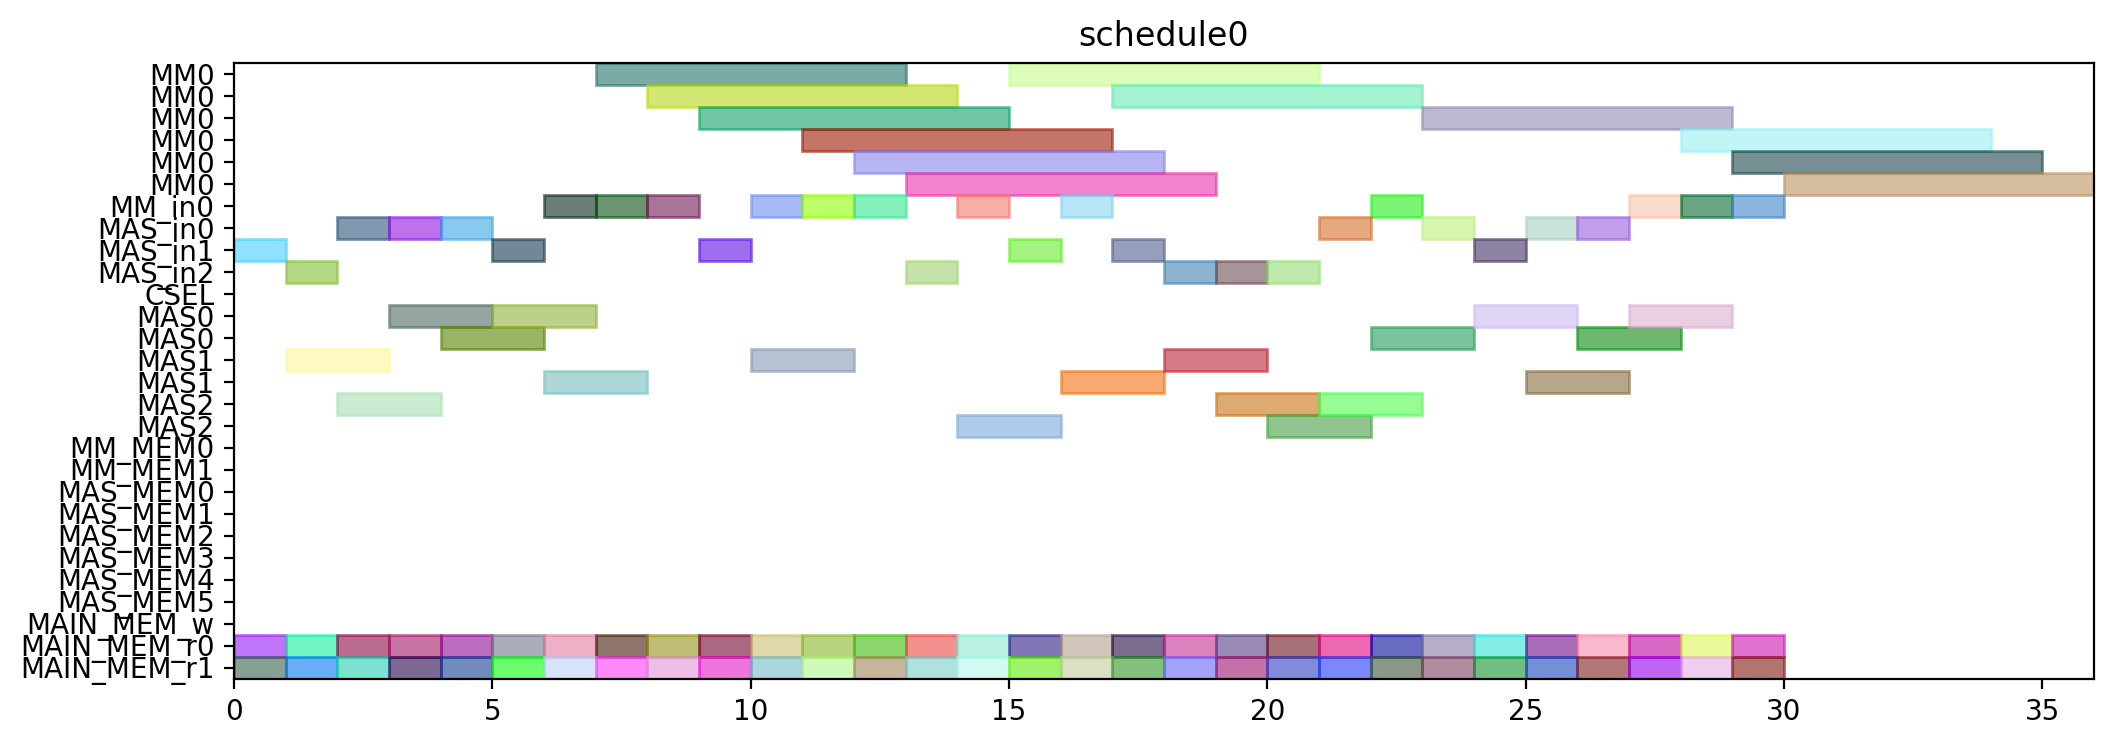

This figure's Python source:
from pyschedule import Scenario, solvers, plotters, alt


def solve():
	horizon = 120
	S = Scenario("schedule0", horizon=horizon)

	# resource
	MM = S.Resources('MM', num=1, size=6)
	MM_in = S.Resources('MM_in', num=1)
	MAS_in = S.Resources('MAS_in', num=3)
	CSEL = S.Resource('CSEL')
	MAS = S.Resources('MAS', num=3, size=2, periods=range(1, horizon))
	MM_MEM = S.Resources('MM_MEM', num=2)
	MAS_MEM = S.Resources('MAS_MEM', num=6)
	MAIN_MEM_w = S.Resource('MAIN_MEM_w', size=1)
	MAIN_MEM_r = S.Resources('MAIN_MEM_r', num=2)

	# result of previous scheduling

	# new tasks
	T1_t0 = S.Task('T1_t0', length=2, delay_cost=1)
	T1_t0 += alt(MAS)
	T1_t0_in = S.Task('T1_t0_in', length=1, delay_cost=1)
	T1_t0_in += alt(MAS_in)
	S += T1_t0_in*MAS_in[0]<=T1_t0*MAS[0]

	S += T1_t0_in*MAS_in[1]<=T1_t0*MAS[1]

	S += T1_t0_in*MAS_in[2]<=T1_t0*MAS[2]

	T1_t0_mem0 = S.Task('T1_t0_mem0', length=1, delay_cost=1)
	T1_t0_mem0 += MAIN_MEM_r[0]
	S += T1_t0_mem0 <= T1_t0

	T1_t0_mem1 = S.Task('T1_t0_mem1', length=1, delay_cost=1)
	T1_t0_mem1 += MAIN_MEM_r[1]
	S += T1_t0_mem1 <= T1_t0

	T1_t1 = S.Task('T1_t1', length=2, delay_cost=1)
	T1_t1 += alt(MAS)
	T1_t1_in = S.Task('T1_t1_in', length=1, delay_cost=1)
	T1_t1_in += alt(MAS_in)
	S += T1_t1_in*MAS_in[0]<=T1_t1*MAS[0]

	S += T1_t1_in*MAS_in[1]<=T1_t1*MAS[1]

	S += T1_t1_in*MAS_in[2]<=T1_t1*MAS[2]

	T1_t1_mem0 = S.Task('T1_t1_mem0', length=1, delay_cost=1)
	T1_t1_mem0 += MAIN_MEM_r[0]
	S += T1_t1_mem0 <= T1_t1

	T1_t1_mem1 = S.Task('T1_t1_mem1', length=1, delay_cost=1)
	T1_t1_mem1 += MAIN_MEM_r[1]
	S += T1_t1_mem1 <= T1_t1

	T1_t3 = S.Task('T1_t3', length=6, delay_cost=1)
	T1_t3 += alt(MM)
	T1_t3_in = S.Task('T1_t3_in', length=1, delay_cost=1)
	T1_t3_in += alt(MM_in)
	S += T1_t3_in*MM_in[0]<=T1_t3*MM[0]
	T1_t3_mem0 = S.Task('T1_t3_mem0', length=1, delay_cost=1)
	T1_t3_mem0 += MAIN_MEM_r[0]
	S += T1_t3_mem0 <= T1_t3

	T1_t3_mem1 = S.Task('T1_t3_mem1', length=1, delay_cost=1)
	T1_t3_mem1 += MAIN_MEM_r[1]
	S += T1_t3_mem1 <= T1_t3

	T2_t0 = S.Task('T2_t0', length=6, delay_cost=1)
	T2_t0 += alt(MM)
	T2_t0_in = S.Task('T2_t0_in', length=1, delay_cost=1)
	T2_t0_in += alt(MM_in)
	S += T2_t0_in*MM_in[0]<=T2_t0*MM[0]
	T2_t0_mem0 = S.Task('T2_t0_mem0', length=1, delay_cost=1)
	T2_t0_mem0 += MAIN_MEM_r[0]
	S += T2_t0_mem0 <= T2_t0

	T2_t0_mem1 = S.Task('T2_t0_mem1', length=1, delay_cost=1)
	T2_t0_mem1 += MAIN_MEM_r[1]
	S += T2_t0_mem1 <= T2_t0

	T2_t1 = S.Task('T2_t1', length=6, delay_cost=1)
	T2_t1 += alt(MM)
	T2_t1_in = S.Task('T2_t1_in', length=1, delay_cost=1)
	T2_t1_in += alt(MM_in)
	S += T2_t1_in*MM_in[0]<=T2_t1*MM[0]
	T2_t1_mem0 = S.Task('T2_t1_mem0', length=1, delay_cost=1)
	T2_t1_mem0 += MAIN_MEM_r[0]
	S += T2_t1_mem0 <= T2_t1

	T2_t1_mem1 = S.Task('T2_t1_mem1', length=1, delay_cost=1)
	T2_t1_mem1 += MAIN_MEM_r[1]
	S += T2_t1_mem1 <= T2_t1

	T2_t2 = S.Task('T2_t2', length=2, delay_cost=1)
	T2_t2 += alt(MAS)
	T2_t2_in = S.Task('T2_t2_in', length=1, delay_cost=1)
	T2_t2_in += alt(MAS_in)
	S += T2_t2_in*MAS_in[0]<=T2_t2*MAS[0]

	S += T2_t2_in*MAS_in[1]<=T2_t2*MAS[1]

	S += T2_t2_in*MAS_in[2]<=T2_t2*MAS[2]

	T2_t2_mem0 = S.Task('T2_t2_mem0', length=1, delay_cost=1)
	T2_t2_mem0 += MAIN_MEM_r[0]
	S += T2_t2_mem0 <= T2_t2

	T2_t2_mem1 = S.Task('T2_t2_mem1', length=1, delay_cost=1)
	T2_t2_mem1 += MAIN_MEM_r[1]
	S += T2_t2_mem1 <= T2_t2

	T2_t3 = S.Task('T2_t3', length=2, delay_cost=1)
	T2_t3 += alt(MAS)
	T2_t3_in = S.Task('T2_t3_in', length=1, delay_cost=1)
	T2_t3_in += alt(MAS_in)
	S += T2_t3_in*MAS_in[0]<=T2_t3*MAS[0]

	S += T2_t3_in*MAS_in[1]<=T2_t3*MAS[1]

	S += T2_t3_in*MAS_in[2]<=T2_t3*MAS[2]

	T2_t3_mem0 = S.Task('T2_t3_mem0', length=1, delay_cost=1)
	T2_t3_mem0 += MAIN_MEM_r[0]
	S += T2_t3_mem0 <= T2_t3

	T2_t3_mem1 = S.Task('T2_t3_mem1', length=1, delay_cost=1)
	T2_t3_mem1 += MAIN_MEM_r[1]
	S += T2_t3_mem1 <= T2_t3

	T3_t0 = S.Task('T3_t0', length=6, delay_cost=1)
	T3_t0 += alt(MM)
	T3_t0_in = S.Task('T3_t0_in', length=1, delay_cost=1)
	T3_t0_in += alt(MM_in)
	S += T3_t0_in*MM_in[0]<=T3_t0*MM[0]
	T3_t0_mem0 = S.Task('T3_t0_mem0', length=1, delay_cost=1)
	T3_t0_mem0 += MAIN_MEM_r[0]
	S += T3_t0_mem0 <= T3_t0

	T3_t0_mem1 = S.Task('T3_t0_mem1', length=1, delay_cost=1)
	T3_t0_mem1 += MAIN_MEM_r[1]
	S += T3_t0_mem1 <= T3_t0

	T3_t1 = S.Task('T3_t1', length=6, delay_cost=1)
	T3_t1 += alt(MM)
	T3_t1_in = S.Task('T3_t1_in', length=1, delay_cost=1)
	T3_t1_in += alt(MM_in)
	S += T3_t1_in*MM_in[0]<=T3_t1*MM[0]
	T3_t1_mem0 = S.Task('T3_t1_mem0', length=1, delay_cost=1)
	T3_t1_mem0 += MAIN_MEM_r[0]
	S += T3_t1_mem0 <= T3_t1

	T3_t1_mem1 = S.Task('T3_t1_mem1', length=1, delay_cost=1)
	T3_t1_mem1 += MAIN_MEM_r[1]
	S += T3_t1_mem1 <= T3_t1

	T3_t2 = S.Task('T3_t2', length=2, delay_cost=1)
	T3_t2 += alt(MAS)
	T3_t2_in = S.Task('T3_t2_in', length=1, delay_cost=1)
	T3_t2_in += alt(MAS_in)
	S += T3_t2_in*MAS_in[0]<=T3_t2*MAS[0]

	S += T3_t2_in*MAS_in[1]<=T3_t2*MAS[1]

	S += T3_t2_in*MAS_in[2]<=T3_t2*MAS[2]

	T3_t2_mem0 = S.Task('T3_t2_mem0', length=1, delay_cost=1)
	T3_t2_mem0 += MAIN_MEM_r[0]
	S += T3_t2_mem0 <= T3_t2

	T3_t2_mem1 = S.Task('T3_t2_mem1', length=1, delay_cost=1)
	T3_t2_mem1 += MAIN_MEM_r[1]
	S += T3_t2_mem1 <= T3_t2

	T3_t3 = S.Task('T3_t3', length=2, delay_cost=1)
	T3_t3 += alt(MAS)
	T3_t3_in = S.Task('T3_t3_in', length=1, delay_cost=1)
	T3_t3_in += alt(MAS_in)
	S += T3_t3_in*MAS_in[0]<=T3_t3*MAS[0]

	S += T3_t3_in*MAS_in[1]<=T3_t3*MAS[1]

	S += T3_t3_in*MAS_in[2]<=T3_t3*MAS[2]

	T3_t3_mem0 = S.Task('T3_t3_mem0', length=1, delay_cost=1)
	T3_t3_mem0 += MAIN_MEM_r[0]
	S += T3_t3_mem0 <= T3_t3

	T3_t3_mem1 = S.Task('T3_t3_mem1', length=1, delay_cost=1)
	T3_t3_mem1 += MAIN_MEM_r[1]
	S += T3_t3_mem1 <= T3_t3

	T4_t0 = S.Task('T4_t0', length=6, delay_cost=1)
	T4_t0 += alt(MM)
	T4_t0_in = S.Task('T4_t0_in', length=1, delay_cost=1)
	T4_t0_in += alt(MM_in)
	S += T4_t0_in*MM_in[0]<=T4_t0*MM[0]
	T4_t0_mem0 = S.Task('T4_t0_mem0', length=1, delay_cost=1)
	T4_t0_mem0 += MAIN_MEM_r[0]
	S += T4_t0_mem0 <= T4_t0

	T4_t0_mem1 = S.Task('T4_t0_mem1', length=1, delay_cost=1)
	T4_t0_mem1 += MAIN_MEM_r[1]
	S += T4_t0_mem1 <= T4_t0

	T4_t1 = S.Task('T4_t1', length=6, delay_cost=1)
	T4_t1 += alt(MM)
	T4_t1_in = S.Task('T4_t1_in', length=1, delay_cost=1)
	T4_t1_in += alt(MM_in)
	S += T4_t1_in*MM_in[0]<=T4_t1*MM[0]
	T4_t1_mem0 = S.Task('T4_t1_mem0', length=1, delay_cost=1)
	T4_t1_mem0 += MAIN_MEM_r[0]
	S += T4_t1_mem0 <= T4_t1

	T4_t1_mem1 = S.Task('T4_t1_mem1', length=1, delay_cost=1)
	T4_t1_mem1 += MAIN_MEM_r[1]
	S += T4_t1_mem1 <= T4_t1

	T4_t2 = S.Task('T4_t2', length=2, delay_cost=1)
	T4_t2 += alt(MAS)
	T4_t2_in = S.Task('T4_t2_in', length=1, delay_cost=1)
	T4_t2_in += alt(MAS_in)
	S += T4_t2_in*MAS_in[0]<=T4_t2*MAS[0]

	S += T4_t2_in*MAS_in[1]<=T4_t2*MAS[1]

	S += T4_t2_in*MAS_in[2]<=T4_t2*MAS[2]

	T4_t2_mem0 = S.Task('T4_t2_mem0', length=1, delay_cost=1)
	T4_t2_mem0 += MAIN_MEM_r[0]
	S += T4_t2_mem0 <= T4_t2

	T4_t2_mem1 = S.Task('T4_t2_mem1', length=1, delay_cost=1)
	T4_t2_mem1 += MAIN_MEM_r[1]
	S += T4_t2_mem1 <= T4_t2

	T4_t3 = S.Task('T4_t3', length=2, delay_cost=1)
	T4_t3 += alt(MAS)
	T4_t3_in = S.Task('T4_t3_in', length=1, delay_cost=1)
	T4_t3_in += alt(MAS_in)
	S += T4_t3_in*MAS_in[0]<=T4_t3*MAS[0]

	S += T4_t3_in*MAS_in[1]<=T4_t3*MAS[1]

	S += T4_t3_in*MAS_in[2]<=T4_t3*MAS[2]

	T4_t3_mem0 = S.Task('T4_t3_mem0', length=1, delay_cost=1)
	T4_t3_mem0 += MAIN_MEM_r[0]
	S += T4_t3_mem0 <= T4_t3

	T4_t3_mem1 = S.Task('T4_t3_mem1', length=1, delay_cost=1)
	T4_t3_mem1 += MAIN_MEM_r[1]
	S += T4_t3_mem1 <= T4_t3

	T5_t0 = S.Task('T5_t0', length=2, delay_cost=1)
	T5_t0 += alt(MAS)
	T5_t0_in = S.Task('T5_t0_in', length=1, delay_cost=1)
	T5_t0_in += alt(MAS_in)
	S += T5_t0_in*MAS_in[0]<=T5_t0*MAS[0]

	S += T5_t0_in*MAS_in[1]<=T5_t0*MAS[1]

	S += T5_t0_in*MAS_in[2]<=T5_t0*MAS[2]

	T5_t0_mem0 = S.Task('T5_t0_mem0', length=1, delay_cost=1)
	T5_t0_mem0 += MAIN_MEM_r[0]
	S += T5_t0_mem0 <= T5_t0

	T5_t0_mem1 = S.Task('T5_t0_mem1', length=1, delay_cost=1)
	T5_t0_mem1 += MAIN_MEM_r[1]
	S += T5_t0_mem1 <= T5_t0

	T5_t1 = S.Task('T5_t1', length=2, delay_cost=1)
	T5_t1 += alt(MAS)
	T5_t1_in = S.Task('T5_t1_in', length=1, delay_cost=1)
	T5_t1_in += alt(MAS_in)
	S += T5_t1_in*MAS_in[0]<=T5_t1*MAS[0]

	S += T5_t1_in*MAS_in[1]<=T5_t1*MAS[1]

	S += T5_t1_in*MAS_in[2]<=T5_t1*MAS[2]

	T5_t1_mem0 = S.Task('T5_t1_mem0', length=1, delay_cost=1)
	T5_t1_mem0 += MAIN_MEM_r[0]
	S += T5_t1_mem0 <= T5_t1

	T5_t1_mem1 = S.Task('T5_t1_mem1', length=1, delay_cost=1)
	T5_t1_mem1 += MAIN_MEM_r[1]
	S += T5_t1_mem1 <= T5_t1

	T5_t3 = S.Task('T5_t3', length=6, delay_cost=1)
	T5_t3 += alt(MM)
	T5_t3_in = S.Task('T5_t3_in', length=1, delay_cost=1)
	T5_t3_in += alt(MM_in)
	S += T5_t3_in*MM_in[0]<=T5_t3*MM[0]
	T5_t3_mem0 = S.Task('T5_t3_mem0', length=1, delay_cost=1)
	T5_t3_mem0 += MAIN_MEM_r[0]
	S += T5_t3_mem0 <= T5_t3

	T5_t3_mem1 = S.Task('T5_t3_mem1', length=1, delay_cost=1)
	T5_t3_mem1 += MAIN_MEM_r[1]
	S += T5_t3_mem1 <= T5_t3

	T6_t0 = S.Task('T6_t0', length=6, delay_cost=1)
	T6_t0 += alt(MM)
	T6_t0_in = S.Task('T6_t0_in', length=1, delay_cost=1)
	T6_t0_in += alt(MM_in)
	S += T6_t0_in*MM_in[0]<=T6_t0*MM[0]
	T6_t0_mem0 = S.Task('T6_t0_mem0', length=1, delay_cost=1)
	T6_t0_mem0 += MAIN_MEM_r[0]
	S += T6_t0_mem0 <= T6_t0

	T6_t0_mem1 = S.Task('T6_t0_mem1', length=1, delay_cost=1)
	T6_t0_mem1 += MAIN_MEM_r[1]
	S += T6_t0_mem1 <= T6_t0

	T6_t1 = S.Task('T6_t1', length=6, delay_cost=1)
	T6_t1 += alt(MM)
	T6_t1_in = S.Task('T6_t1_in', length=1, delay_cost=1)
	T6_t1_in += alt(MM_in)
	S += T6_t1_in*MM_in[0]<=T6_t1*MM[0]
	T6_t1_mem0 = S.Task('T6_t1_mem0', length=1, delay_cost=1)
	T6_t1_mem0 += MAIN_MEM_r[0]
	S += T6_t1_mem0 <= T6_t1

	T6_t1_mem1 = S.Task('T6_t1_mem1', length=1, delay_cost=1)
	T6_t1_mem1 += MAIN_MEM_r[1]
	S += T6_t1_mem1 <= T6_t1

	T6_t2 = S.Task('T6_t2', length=2, delay_cost=1)
	T6_t2 += alt(MAS)
	T6_t2_in = S.Task('T6_t2_in', length=1, delay_cost=1)
	T6_t2_in += alt(MAS_in)
	S += T6_t2_in*MAS_in[0]<=T6_t2*MAS[0]

	S += T6_t2_in*MAS_in[1]<=T6_t2*MAS[1]

	S += T6_t2_in*MAS_in[2]<=T6_t2*MAS[2]

	T6_t2_mem0 = S.Task('T6_t2_mem0', length=1, delay_cost=1)
	T6_t2_mem0 += MAIN_MEM_r[0]
	S += T6_t2_mem0 <= T6_t2

	T6_t2_mem1 = S.Task('T6_t2_mem1', length=1, delay_cost=1)
	T6_t2_mem1 += MAIN_MEM_r[1]
	S += T6_t2_mem1 <= T6_t2

	T6_t3 = S.Task('T6_t3', length=2, delay_cost=1)
	T6_t3 += alt(MAS)
	T6_t3_in = S.Task('T6_t3_in', length=1, delay_cost=1)
	T6_t3_in += alt(MAS_in)
	S += T6_t3_in*MAS_in[0]<=T6_t3*MAS[0]

	S += T6_t3_in*MAS_in[1]<=T6_t3*MAS[1]

	S += T6_t3_in*MAS_in[2]<=T6_t3*MAS[2]

	T6_t3_mem0 = S.Task('T6_t3_mem0', length=1, delay_cost=1)
	T6_t3_mem0 += MAIN_MEM_r[0]
	S += T6_t3_mem0 <= T6_t3

	T6_t3_mem1 = S.Task('T6_t3_mem1', length=1, delay_cost=1)
	T6_t3_mem1 += MAIN_MEM_r[1]
	S += T6_t3_mem1 <= T6_t3

	T7_t0 = S.Task('T7_t0', length=6, delay_cost=1)
	T7_t0 += alt(MM)
	T7_t0_in = S.Task('T7_t0_in', length=1, delay_cost=1)
	T7_t0_in += alt(MM_in)
	S += T7_t0_in*MM_in[0]<=T7_t0*MM[0]
	T7_t0_mem0 = S.Task('T7_t0_mem0', length=1, delay_cost=1)
	T7_t0_mem0 += MAIN_MEM_r[0]
	S += T7_t0_mem0 <= T7_t0

	T7_t0_mem1 = S.Task('T7_t0_mem1', length=1, delay_cost=1)
	T7_t0_mem1 += MAIN_MEM_r[1]
	S += T7_t0_mem1 <= T7_t0

	T7_t1 = S.Task('T7_t1', length=6, delay_cost=1)
	T7_t1 += alt(MM)
	T7_t1_in = S.Task('T7_t1_in', length=1, delay_cost=1)
	T7_t1_in += alt(MM_in)
	S += T7_t1_in*MM_in[0]<=T7_t1*MM[0]
	T7_t1_mem0 = S.Task('T7_t1_mem0', length=1, delay_cost=1)
	T7_t1_mem0 += MAIN_MEM_r[0]
	S += T7_t1_mem0 <= T7_t1

	T7_t1_mem1 = S.Task('T7_t1_mem1', length=1, delay_cost=1)
	T7_t1_mem1 += MAIN_MEM_r[1]
	S += T7_t1_mem1 <= T7_t1

	T7_t2 = S.Task('T7_t2', length=2, delay_cost=1)
	T7_t2 += alt(MAS)
	T7_t2_in = S.Task('T7_t2_in', length=1, delay_cost=1)
	T7_t2_in += alt(MAS_in)
	S += T7_t2_in*MAS_in[0]<=T7_t2*MAS[0]

	S += T7_t2_in*MAS_in[1]<=T7_t2*MAS[1]

	S += T7_t2_in*MAS_in[2]<=T7_t2*MAS[2]

	T7_t2_mem0 = S.Task('T7_t2_mem0', length=1, delay_cost=1)
	T7_t2_mem0 += MAIN_MEM_r[0]
	S += T7_t2_mem0 <= T7_t2

	T7_t2_mem1 = S.Task('T7_t2_mem1', length=1, delay_cost=1)
	T7_t2_mem1 += MAIN_MEM_r[1]
	S += T7_t2_mem1 <= T7_t2

	T7_t3 = S.Task('T7_t3', length=2, delay_cost=1)
	T7_t3 += alt(MAS)
	T7_t3_in = S.Task('T7_t3_in', length=1, delay_cost=1)
	T7_t3_in += alt(MAS_in)
	S += T7_t3_in*MAS_in[0]<=T7_t3*MAS[0]

	S += T7_t3_in*MAS_in[1]<=T7_t3*MAS[1]

	S += T7_t3_in*MAS_in[2]<=T7_t3*MAS[2]

	T7_t3_mem0 = S.Task('T7_t3_mem0', length=1, delay_cost=1)
	T7_t3_mem0 += MAIN_MEM_r[0]
	S += T7_t3_mem0 <= T7_t3

	T7_t3_mem1 = S.Task('T7_t3_mem1', length=1, delay_cost=1)
	T7_t3_mem1 += MAIN_MEM_r[1]
	S += T7_t3_mem1 <= T7_t3

	T8_t2 = S.Task('T8_t2', length=2, delay_cost=1)
	T8_t2 += alt(MAS)
	T8_t2_in = S.Task('T8_t2_in', length=1, delay_cost=1)
	T8_t2_in += alt(MAS_in)
	S += T8_t2_in*MAS_in[0]<=T8_t2*MAS[0]

	S += T8_t2_in*MAS_in[1]<=T8_t2*MAS[1]

	S += T8_t2_in*MAS_in[2]<=T8_t2*MAS[2]

	T8_t2_mem0 = S.Task('T8_t2_mem0', length=1, delay_cost=1)
	T8_t2_mem0 += MAIN_MEM_r[0]
	S += T8_t2_mem0 <= T8_t2

	T8_t2_mem1 = S.Task('T8_t2_mem1', length=1, delay_cost=1)
	T8_t2_mem1 += MAIN_MEM_r[1]
	S += T8_t2_mem1 <= T8_t2

	T9_t2 = S.Task('T9_t2', length=2, delay_cost=1)
	T9_t2 += alt(MAS)
	T9_t2_in = S.Task('T9_t2_in', length=1, delay_cost=1)
	T9_t2_in += alt(MAS_in)
	S += T9_t2_in*MAS_in[0]<=T9_t2*MAS[0]

	S += T9_t2_in*MAS_in[1]<=T9_t2*MAS[1]

	S += T9_t2_in*MAS_in[2]<=T9_t2*MAS[2]

	T9_t2_mem0 = S.Task('T9_t2_mem0', length=1, delay_cost=1)
	T9_t2_mem0 += MAIN_MEM_r[0]
	S += T9_t2_mem0 <= T9_t2

	T9_t2_mem1 = S.Task('T9_t2_mem1', length=1, delay_cost=1)
	T9_t2_mem1 += MAIN_MEM_r[1]
	S += T9_t2_mem1 <= T9_t2

	T10_t2 = S.Task('T10_t2', length=2, delay_cost=1)
	T10_t2 += alt(MAS)
	T10_t2_in = S.Task('T10_t2_in', length=1, delay_cost=1)
	T10_t2_in += alt(MAS_in)
	S += T10_t2_in*MAS_in[0]<=T10_t2*MAS[0]

	S += T10_t2_in*MAS_in[1]<=T10_t2*MAS[1]

	S += T10_t2_in*MAS_in[2]<=T10_t2*MAS[2]

	T10_t2_mem0 = S.Task('T10_t2_mem0', length=1, delay_cost=1)
	T10_t2_mem0 += MAIN_MEM_r[0]
	S += T10_t2_mem0 <= T10_t2

	T10_t2_mem1 = S.Task('T10_t2_mem1', length=1, delay_cost=1)
	T10_t2_mem1 += MAIN_MEM_r[1]
	S += T10_t2_mem1 <= T10_t2

	T11_t2 = S.Task('T11_t2', length=2, delay_cost=1)
	T11_t2 += alt(MAS)
	T11_t2_in = S.Task('T11_t2_in', length=1, delay_cost=1)
	T11_t2_in += alt(MAS_in)
	S += T11_t2_in*MAS_in[0]<=T11_t2*MAS[0]

	S += T11_t2_in*MAS_in[1]<=T11_t2*MAS[1]

	S += T11_t2_in*MAS_in[2]<=T11_t2*MAS[2]

	T11_t2_mem0 = S.Task('T11_t2_mem0', length=1, delay_cost=1)
	T11_t2_mem0 += MAIN_MEM_r[0]
	S += T11_t2_mem0 <= T11_t2

	T11_t2_mem1 = S.Task('T11_t2_mem1', length=1, delay_cost=1)
	T11_t2_mem1 += MAIN_MEM_r[1]
	S += T11_t2_mem1 <= T11_t2

	solvers.mip.solve(S,msg=1,kind='CPLEX',ratio_gap=1.01)

	solution = [['hoge']*len(S.solution()[1]) for i in range(len(S.solution()))]
	for i in range(len(S.solution())):
		for j in range(len(S.solution()[i])):
			solution[i][j]=str(S.solution()[i][j])
	print(solution)

	cycles = int(solution[-1][3])

	pic_file_name = "/mnt/rose/usr1/fukuda/ABE/multiRAM_multiMAS_16mux/scheduling_result/stage6MM1_stage2MAS3/EP2_LADDERMUL/schedule0.png"
	if(S.solution() != []):
		plotters.matplotlib.plot(S,img_filename=pic_file_name, show_task_labels=False, fig_size=(cycles*0.25+3, 4))

	return solution
